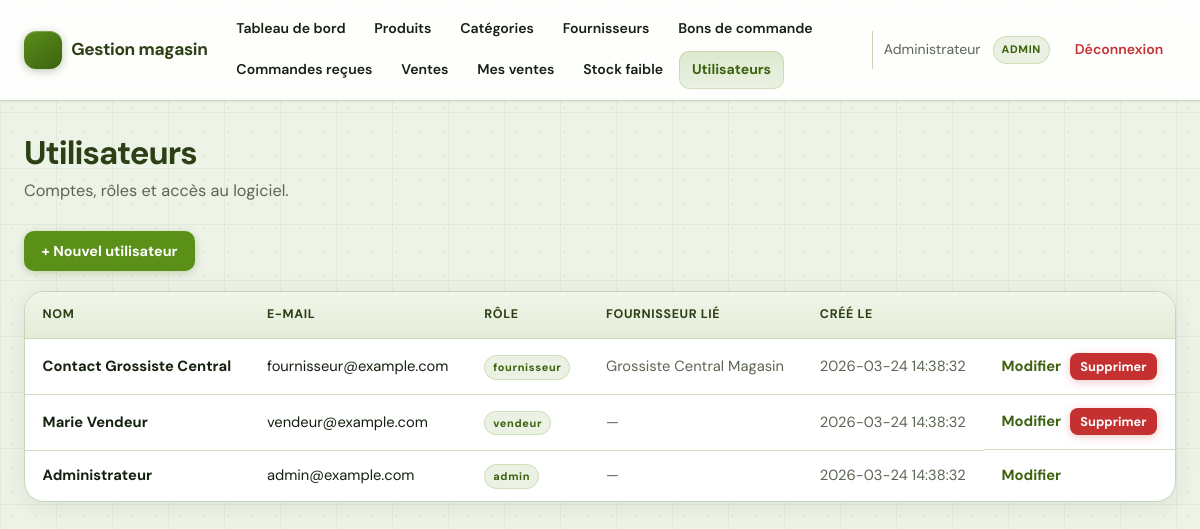
The page /index.php?action=users (signed in) on the database its author committed.
### tables this page shows
CREATE TABLE users (
    id INT AUTO_INCREMENT PRIMARY KEY,
    name VARCHAR(100) NOT NULL,
    email VARCHAR(150) NOT NULL UNIQUE,
    password VARCHAR(255) NOT NULL,
    role ENUM('admin', 'vendeur', 'fournisseur') NOT NULL,
    supplier_id INT NULL,
    created_at DATETIME DEFAULT CURRENT_TIMESTAMP
);

CREATE TABLE suppliers (
    id INT AUTO_INCREMENT PRIMARY KEY,
    name VARCHAR(100) NOT NULL,
    contact VARCHAR(100),
    phone VARCHAR(30),
    email VARCHAR(150),
    address TEXT
);

### app/Controllers/UserController.php (called while the page is built, shortened)
<?php
class UserController extends BaseController
{
    private $userModel;
    public function __construct()
    {
        $this->userModel = new User();
    }
    public function index(): void
    {
        $reqPage = isset($_GET['page']) ? (int) $_GET['page'] : 1;
        $total = $this->userModel->countAll();
        $state = pagination_state($reqPage, $total);
        $users = $this->userModel->getPage($state['offset'], $state['per_page']);
        require_once APP_PATH . '/views/users/index.php';
    }
}

### public/index.php (called while the page is built, shortened)
<?php
$action = isset($_GET['action']) ? (string) $_GET['action'] : 'login';
$route = $routes[$action];
$method = $route[1];
$controller = new $class();
$controller->{$method}();

### app/helpers.php (called while the page is built, shortened)
<?php
function user_can_access(?array $user, string $action): bool
{
    $public = ['login', 'do_login', 'logout'];
    $role = (string) $user['role'];
    if ($role === 'admin') {
        return true;
    }
    $map = require CONFIG_PATH . '/permissions.php';
    $allowed = $map[$role] ?? [];
    return in_array($action, $allowed, true);
}
function nav_can(?array $user, string $action): bool
{
    return user_can_access($user, $action);
}
function shop_page_size(): int
{
    return 20;
}
function pagination_state(int $requestedPage, int $totalItems, ?int $perPage = null): array
{
    $perPage = max(1, $perPage ?? shop_page_size());
    $totalPages = max(1, (int) ceil($totalItems / $perPage));
    $page = max(1, min($requestedPage, $totalPages));
    return [
        'page'         => $page,
        'per_page'     => $perPage,
        'offset'       => ($page - 1) * $perPage,
        'total_pages'  => $totalPages,
        'total'        => $totalItems,
    ];
}

### app/Models/User.php (called while the page is built, shortened)
<?php
class User
{
    private $conn;
    private $table = "users";
    public function __construct()
    {
        $database = new Database();
        $this->conn = $database->connect();
    }
    public function countAll(): int
    {
        $sql = "SELECT COUNT(*) FROM {$this->table}";
        $stmt = $this->conn->query($sql);
        return (int) $stmt->fetchColumn();
    }
    public function getPage(int $offset, int $limit): array
    {
        $sql = "SELECT u.id, u.name, u.email, u.role, u.supplier_id, u.created_at, s.name AS supplier_name
                FROM {$this->table} u
                LEFT JOIN suppliers s ON u.supplier_id = s.id
                ORDER BY u.id DESC
                LIMIT :lim OFFSET :off";
        $stmt = $this->conn->prepare($sql);
        $stmt->bindValue(':lim', $limit, PDO::PARAM_INT);
        $stmt->bindValue(':off', $offset, PDO::PARAM_INT);
        $stmt->execute();
        return $stmt->fetchAll();
    }
}

### config/database.php (called while the page is built)
<?php
class Database
{
    private $host = "localhost";
    private $dbname = "shop_db";
    private $username = "root";
    private $password = "";
    private $conn;
    public function connect()
    {
        if ($this->conn === null) {
            try {
                $this->conn = new PDO(
                    "mysql:host={$this->host};dbname={$this->dbname};charset=utf8mb4",
                    $this->username,
                    $this->password
                );
                $this->conn->setAttribute(PDO::ATTR_ERRMODE, PDO::ERRMODE_EXCEPTION);
                $this->conn->setAttribute(PDO::ATTR_DEFAULT_FETCH_MODE, PDO::FETCH_ASSOC);
            } catch (PDOException $e) {
                die("Erreur de connexion : " . $e->getMessage());
            }
        }
        return $this->conn;
    }
}

### app/views/users/index.php (the view, shortened to what this page needs)
<?php
require __DIR__ . '/../partials/header.php';
?>
<header class="page-header">
    <h1 class="page-header__title">Utilisateurs</h1>
    <p class="page-header__desc">Comptes, rôles et accès au logiciel.</p>
</header>
<div class="page-toolbar">
    <a class="btn" href="index.php?action=user_create">+ Nouvel utilisateur</a>
</div>
<div class="panel panel--flush">
    <?php if (!empty($users)): ?>
        <div class="table-wrap">
            <table class="data-table">
                <thead>
                    <tr>
                        <th>Nom</th>
                        <th>E-mail</th>
                        <th>Rôle</th>
                        <th>Fournisseur lié</th>
                        <th>Créé le</th>
                        <th></th>
                    </tr>
                </thead>
                <tbody>
                <?php foreach ($users as $u): ?>
                    <tr>
                        <td><strong><?= htmlspecialchars((string) $u['name']) ?></strong></td>
                        <td><?= htmlspecialchars((string) $u['email']) ?></td>
                        <td><span class="navbar-role" style="text-transform:none"><?= htmlspecialchars((string) $u['role']) ?></span></td>
                        <td class="text-muted"><?= (string) ($u['role'] ?? '') === 'fournisseur' ? htmlspecialchars((string) ($u['supplier_name'] ?? '—')) : '—' ?></td>
                        <td class="text-muted"><?= htmlspecialchars((string) ($u['created_at'] ?? '—')) ?></td>
                        <td class="table-actions">
                            <a class="link-action" href="index.php?action=user_edit&id=<?= (int) $u['id'] ?>">Modifier</a>
                            <?php if ((int) $u['id'] !== (int) ($_SESSION['user']['id'] ?? 0)): ?>
                                <form method="post" action="index.php?action=user_delete" class="form-inline-delete" onsubmit="return confirm('Supprimer cet utilisateur ?');">
                                    <button type="submit" class="btn btn-danger btn-compact">Supprimer</button>
                                </form>
                            <?php endif; ?>
                        </td>
                    </tr>
                <?php endforeach; ?>
                </tbody>
            </table>
        </div>
    <?php endif; ?>
</div>
<?php require __DIR__ . '/../partials/footer.php'; ?>

### app/views/partials/header.php (shortened to what this page needs)
<?php
$user = isset($_SESSION['user']) && is_array($_SESSION['user']) ? $_SESSION['user'] : null;
$navAction = $_GET['action'] ?? '';
$na = function (array $actions) use ($navAction): string {
    return 'nav-link' . (in_array($navAction, $actions, true) ? ' is-active' : '');
};
$productsActions = ['products', 'product_create', 'product_store', 'product_edit', 'product_update', 'product_delete', 'product_search', 'low_stock'];
$categoriesActions = ['categories', 'category_create', 'category_store', 'category_edit', 'category_update', 'category_delete'];
$suppliersActions = ['suppliers', 'supplier_create', 'supplier_store', 'supplier_edit', 'supplier_update', 'supplier_delete'];
$salesActions = ['sales', 'sale_create', 'sale_store', 'sale_show', 'sale_ticket'];
$mySalesActions = ['my_sales'];
$usersActions = ['users', 'user_create', 'user_store', 'user_edit', 'user_update', 'user_delete'];
$poActions = ['purchase_orders', 'purchase_order_create', 'purchase_order_store', 'purchase_order_show', 'purchase_order_send', 'purchase_order_receive', 'purchase_order_delete'];
$supplierPoActions = ['supplier_purchase_orders', 'supplier_purchase_order_show', 'supplier_purchase_order_respond'];
?>
<!DOCTYPE html>
<html lang="fr">
<head>
    <link rel="stylesheet" href="assets/css/app.css">
</head>
<body>
<header class="navbar" id="site-navbar">
    <div class="navbar-inner">
        <a class="navbar-brand" href="index.php?action=dashboard">
            <span class="navbar-brand-icon" aria-hidden="true"></span>
            <span class="navbar-brand-text">Gestion magasin</span>
        </a>
        <div class="navbar-drawer" id="navbar-menu">
            <nav class="navbar-links" aria-label="Navigation principale">
                <?php if (nav_can($user, 'dashboard')): ?>
                    <a href="index.php?action=dashboard" class="<?= htmlspecialchars($na(['dashboard'])) ?>">Tableau de bord</a>
                <?php endif; ?>
                <?php if (nav_can($user, 'products')): ?>
                    <a href="index.php?action=products" class="<?= htmlspecialchars($na($productsActions)) ?>">Produits</a>
                <?php endif; ?>
                <?php if (nav_can($user, 'categories')): ?>
                    <a href="index.php?action=categories" class="<?= htmlspecialchars($na($categoriesActions)) ?>">Catégories</a>
                <?php endif; ?>
                <?php if (nav_can($user, 'suppliers')): ?>
                    <a href="index.php?action=suppliers" class="<?= htmlspecialchars($na($suppliersActions)) ?>">Fournisseurs</a>
                <?php endif; ?>
                <?php if (nav_can($user, 'purchase_orders')): ?>
                    <a href="index.php?action=purchase_orders" class="<?= htmlspecialchars($na($poActions)) ?>">Bons de commande</a>
                <?php endif; ?>
                <?php if (nav_can($user, 'supplier_purchase_orders')): ?>
                    <a href="index.php?action=supplier_purchase_orders" class="<?= htmlspecialchars($na($supplierPoActions)) ?>">Commandes reçues</a>
                <?php endif; ?>
                <?php if (nav_can($user, 'sales')): ?>
                    <a href="index.php?action=sales" class="<?= htmlspecialchars($na($salesActions)) ?>">Ventes</a>
                <?php endif; ?>
                <?php if (nav_can($user, 'my_sales')): ?>
                    <a href="index.php?action=my_sales" class="<?= htmlspecialchars($na($mySalesActions)) ?>">Mes ventes</a>
                <?php endif; ?>
                <?php if (nav_can($user, 'low_stock')): ?>
                    <a href="index.php?action=low_stock" class="<?= htmlspecialchars($na(['low_stock'])) ?>">Stock faible</a>
                <?php endif; ?>
                <?php if (nav_can($user, 'users')): ?>
                    <a href="index.php?action=users" class="<?= htmlspecialchars($na($usersActions)) ?>">Utilisateurs</a>
                <?php endif; ?>
            </nav>
            <?php if ($user): ?>
                <div class="navbar-aside">
                    <span class="navbar-user" title="<?= htmlspecialchars((string) ($user['email'] ?? '')) ?>"><?= htmlspecialchars((string) ($user['name'] ?? '')) ?></span>
                    <span class="navbar-role"><?= htmlspecialchars((string) ($user['role'] ?? '')) ?></span>
                    <a href="index.php?action=logout" class="nav-link nav-link-logout">Déconnexion</a>
                </div>
            <?php endif; ?>
        </div>
    </div>
</header>
<main class="main-content">

### rows shown on the page
users: name "Administrateur", role "ADMIN", email "admin@example.com", role "admin", created_at "2026-03-24 14:38:32"
users: name "Contact Grossiste Central", email "fournisseur@example.com", role "fournisseur", supplier.name "Grossiste Central Magasin", created_at "2026-03-24 14:38:32"
users: name "Marie Vendeur", email "vendeur@example.com", role "vendeur", created_at "2026-03-24 14:38:32"
